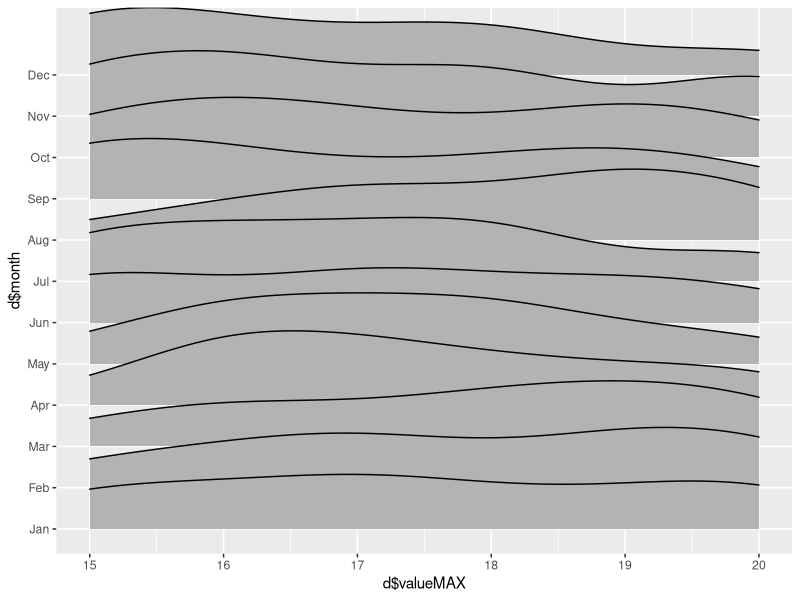

Source code (R):
library(ggplot2)
library(ggridges)
library(lubridate)
library(stringr)
library(ggridges)
library(dplyr)

#----------------------------------------------------------------------------------------------------#
#                                                Graphics
#                                 R base, plotly, ggplot2 and leaflet
#----------------------------------------------------------------------------------------------------#
set.seed(123)
d <- data.frame(
  data =sample(seq(as.Date("2010-01-01"), as.Date("2011-01-01"), by = "day"), 365),
  valueMAX = sample(15:20, 365, replace = T),
  valueMIN = sample(21:25, 365, replace = T))

d <- d %>% 
  mutate(month = month(data, label = T),
         yday = yday(data)) %>% 
  arrange(desc(data))

## ggplot2

### creating a graphich with temperatures agrupped by the months over the year (INCOMPLETE)
ggplot(d, aes(x = d$valueMAX, y = d$month, height = ..density..)) +
  geom_density_ridges(stat = "density")
